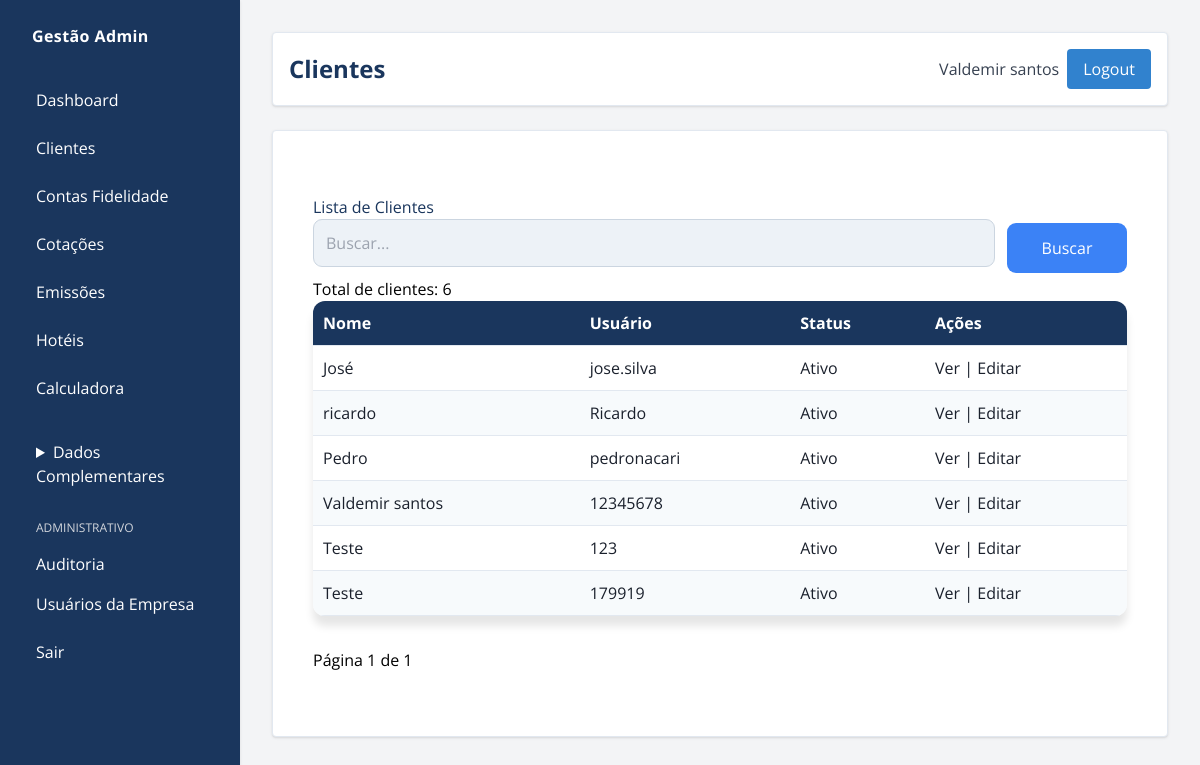
Page /adm/clientes/ (signed in) on the committed database.
### gestao/models/cliente.py (models this page shows, shortened)
class Cliente(models.Model):
    usuario = models.OneToOneField(
        User, on_delete=models.CASCADE, related_name="cliente_gestao"
    )
    telefone = models.CharField(max_length=20, blank=True)
    data_nascimento = models.DateField(null=True, blank=True)
    cpf = models.CharField(max_length=14, default="000.000.000-00")
    PERFIS = (
        ("admin", "Administrador"),
        ("operador", "Operador"),
        ("cliente", "Cliente"),
    )
    perfil = models.CharField(max_length=10, choices=PERFIS, default="cliente")
    observacoes = models.TextField(blank=True)
    ativo = models.BooleanField(default=True)
    criado_por = models.ForeignKey(
        User, on_delete=models.CASCADE, related_name="usuarios_criados",
        null=True, blank=True
    )

### gestao/views/clientes.py (the view, shortened to what this page needs)
@login_required
def admin_clientes(request):
    if (permission_denied := require_admin_or_operator(request)):
        return permission_denied
    busca = request.GET.get("busca", "")
    clientes = Cliente.objects.all().select_related("usuario")
    if busca:
        clientes = clientes.filter(
            Q(usuario__username__icontains=busca)
            | Q(usuario__first_name__icontains=busca)
        )
    paginator = Paginator(clientes, 20)
    page_number = request.GET.get("page")
    page_obj = paginator.get_page(page_number)
    return render(
        request,
        "admin_custom/clientes.html",
        {
            "page_obj": page_obj,
            "busca": busca,
            "total_clientes": clientes.count(),
        },
    )

### gestao/views/permissions.py (called while the page is built)
def require_admin_or_operator(request):
    if request.user.is_superuser:
        return None
    perfil = getattr(getattr(request.user, "cliente_gestao", None), "perfil", "")
    if perfil not in ["admin", "operador"]:
        return render(request, "sem_permissao.html")
    return None

### gestao/templates/admin_custom/clientes.html (shortened to what this page needs)
{% extends "admin_custom/base_admin.html" %}
{% load static %}
{% block header_title %}Clientes{% endblock %}
{% block content %}
<div class="container">
    <h1>Lista de Clientes</h1>
<form method="get" class="flex w-full items-center gap-3">
  <input
    type="text"
    name="busca"
    value="{{ busca }}"
    placeholder="Buscar..."
    class="bg-zinc-100 border border-zinc-300 rounded px-4 py-2 flex-1 h-10 sm:h-12"
  />
  <button
    type="submit"
    class="bg-blue-500 hover:bg-blue-600 text-white px-4 py-2 flex-1 min-w-[120px] max-w-[120px] h-[50px]"
  >
    Buscar
  </button>
</form>
    <p>Total de clientes: {{ total_clientes }}</p>
    <table class="table">
        <thead>
            <tr>
                <th>Nome</th>
                <th>Usuário</th>
                <th>Status</th>
                <th>Ações</th>
            </tr>
        </thead>
        <tbody>
            {% for cliente in page_obj %}
            <tr>
                <td>{{ cliente.usuario.first_name|default:cliente.usuario.username }}</td>
                <td>{{ cliente.usuario.username }}</td>
                <td>{% if cliente.ativo %}Ativo{% else %}Inativo{% endif %}</td>
                <td>
                    <a href="{% url 'admin_visualizar_cliente' cliente.id %}">Ver</a> |
                    <a href="{% url 'admin_editar_cliente' cliente.id %}">Editar</a>
                </td>
            </tr>
            {% empty %}
            <tr><td colspan="4">Nenhum cliente encontrado.</td></tr>
            {% endfor %}
        </tbody>
    </table>
    <div class="pagination">
        <span>Página {{ page_obj.number }} de {{ page_obj.paginator.num_pages }}</span>
{% endblock %}

### gestao/templates/admin_custom/base_admin.html (shortened to what this page needs)
{% load static %}
<!DOCTYPE html>
<html lang="pt-br">
<head>
    <script src="https://cdn.tailwindcss.com"></script>
    <link rel="stylesheet" href="{% static 'gestao/admin_custom.css' %}">
    <link rel="stylesheet" href="{% static 'gestao/css/painel.css' %}">
</head>
<body class="bg-gray-100 text-black flex" style="font-family: 'Open Sans', sans-serif;">
    <aside class="bg-[#1a365d] w-60 min-h-screen p-6 fixed shadow text-white">
        <div class="font-bold tracking-wide mb-8 pl-2">
            Gestão Admin
        </div>
        <nav class="flex flex-col space-y-2">
            {% if not request.user.is_superuser %}
                <a class="block px-3 py-2 rounded hover:bg-[#2c5282] {% block menu_dashboard %}{% endblock %}" href="{% url 'admin_dashboard' %}">Dashboard</a>
                <a class="block px-3 py-2 rounded hover:bg-[#2c5282] {% block menu_clientes %}{% endblock %}" href="{% url 'admin_clientes' %}">Clientes</a>
                <a class="block px-3 py-2 rounded hover:bg-[#2c5282] {% block menu_contas %}{% endblock %}" href="{% url 'admin_contas' %}">Contas Fidelidade</a>
                <a class="block px-3 py-2 rounded hover:bg-[#2c5282] {% block menu_cotacoes_voo %}{% endblock %}" href="{% url 'admin_cotacoes_voo' %}">Cotações</a>
                <a class="block px-3 py-2 rounded hover:bg-[#2c5282] {% block menu_emissoes %}{% endblock %}" href="{% url 'admin_emissoes' %}">Emissões</a>
                <a class="block px-3 py-2 rounded hover:bg-[#2c5282] {% block menu_hoteis %}{% endblock %}" href="{% url 'admin_hoteis' %}">Hotéis</a>
                <a class="block px-3 py-2 rounded hover:bg-[#2c5282] {% block menu_calculadora %}{% endblock %}" href="{% url 'admin_calculadora_cotacao' %}">Calculadora</a>
                <details class="pt-4 group" {% block dados_complementares_open %}{% endblock %}>
                    <summary class="px-3 py-2 rounded cursor-pointer hover:bg-[#2c5282] focus:outline-none">Dados Complementares</summary>
                </details>
            {% endif %}
            <div class="pt-4">
                <p class="px-3 text-gray-300 uppercase text-xs mb-2">Administrativo</p>
                <a class="block px-3 py-2 rounded hover:bg-[#2c5282] {% block menu_auditoria %}{% endblock %}" href="{% url 'admin_auditoria' %}">Auditoria</a>
                <a class="block px-3 py-2 rounded hover:bg-[#2c5282]" href="{% url 'user_list' %}">Usuários da Empresa</a>
            </div>
            <a class="block px-3 py-2 rounded hover:bg-[#2c5282]" href="{% url 'logout' %}">Sair</a>
        </nav>
    </aside>
    <main class="flex-1 ml-60 p-8">
        <header class="bg-white rounded p-4 mb-6 flex justify-between items-center shadow">
            <h1 class="text-2xl font-bold">{% block header_title %}Painel Administrativo{% endblock %}</h1>
            <div class="flex items-center space-x-2">
                <span class="text-gray-700">{{ request.user.get_full_name|default:request.user.username }}</span>
                <a href="{% url 'logout' %}" class="bg-[#3182ce] hover:bg-[#2c5282] text-white px-4 py-2 rounded">Logout</a>
            </div>
        </header>
        <section class="bg-white rounded shadow p-6">
            {% block content %}{% endblock %}
        </section>
    </main>
</body>
</html>

### gestao/static/admin_custom.css (style rules this page uses)
body { background-color: #f7fafc; color: #000000; font-family: 'Open Sans', sans-serif; }
main > header, main > section { background-color: #ffffff !important; border: 1px solid #e2e8f0 !important; }
table { width: 100%; border-collapse: collapse; background-color: #ffffff; }
th, td { padding: 10px; border-bottom: 1px solid #e2e8f0; }
th { background-color: #f7fafc; color: #000000; }
tr:nth-child(even) { background-color: #f7fafc; }
a { color: #3182ce; text-decoration: none; }
input, select, textarea { background-color: #ffffff; color: #000000; border: 1px solid #e2e8f0; border-radius: 0.375rem; padding: 0.5rem 0.75rem; }
button { background-color: #3182ce; color: #ffffff; border: none; padding: 0.5rem 1rem; border-radius: 0.375rem; font-weight: 500; cursor: pointer; }

### gestao/static/gestao/css/painel.css (style rules this page uses)
body { background: #f7fafc; color: #1a202c; font-family: 'Open Sans', sans-serif; }
.container { max-width: 1400px; margin: 40px auto; padding: 0 16px; }
h1, h2, .valor, .section-title { color: #1a365d; }
table { width: 100%; border-collapse: collapse; background: #ffffff; border-radius: 12px; overflow: hidden; margin-bottom: 32px; box-shadow: 0 10px 8px rgba(0, 0, 0, 0.1); }
th, td { padding: 10px; text-align: left; }
th { background: #1a365d; color: #ffffff; }
tr { border-bottom: 1px solid #e2e8f0; }
tr:last-child { border-bottom: none; }
td { color: #1a202c; }
input[type="text"], input[type="password"], select { width: 100%; padding: 12px; border: 1px solid #cbd5e0; border-radius: 9px; margin-bottom: 10px; background: #edf2f7; color: #1a202c; font-size: 1rem; }
input[type="submit"], button { width: 100%; background: #3182ce; color: #fff; border: none; border-radius: 9px; padding: 12px 0; font-size: 1.05rem; margin-top: 18px; cursor: pointer; font-weight: 600; transition: background .25s; }

### rows in the picture
Cliente: usuario.first_name "José", usuario.username "jose.silva", ativo "Ativo"
Cliente: usuario.first_name "ricardo", usuario.username "Ricardo", ativo "Ativo"
Cliente: usuario.first_name "Pedro", usuario.username "pedronacari", ativo "Ativo"
Cliente: usuario.first_name "Valdemir santos", usuario.username "12345678", ativo "Ativo"
Cliente: usuario.first_name "Teste", usuario.username "123", ativo "Ativo"
Cliente: usuario.first_name "Teste", usuario.username "179919", ativo "Ativo"

### other values in the picture
{{ request.user.get_full_name|default:request.user.username }} "Valdemir santos"
{{ total_clientes }} "6"
{{ page_obj.number }} "1"
{{ page_obj.paginator.num_pages }} "1"
